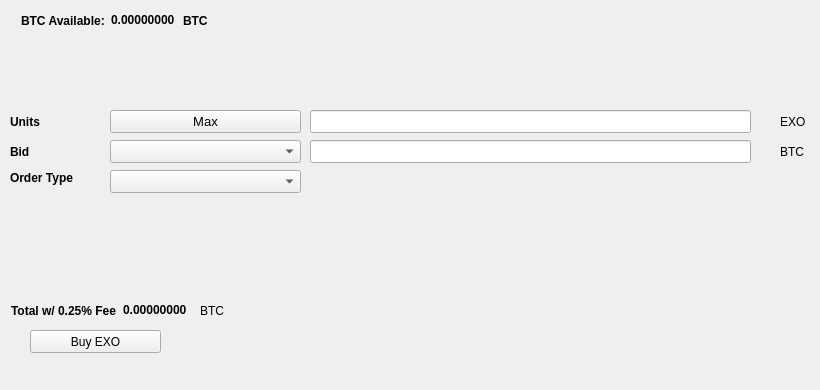
   <widget class="QWidget" name="BuyTab">
    <attribute name="title">
     <string>Buy</string>
    </attribute>
    <widget class="QPushButton" name="BuyEXO">
     <property name="geometry">
      <rect>
       <x>30</x>
       <y>330</y>
       <width>131</width>
       <height>23</height>
      </rect>
     </property>
     <property name="text">
      <string>Buy EXO</string>
     </property>
     <property name="icon">
      <iconset resource="../exio.qrc">
       <normaloff>:/icons/bitcoin</normaloff>:/icons/bitcoin</iconset>
     </property>
    </widget>
    <widget class="QLabel" name="label_3">
     <property name="geometry">
      <rect>
       <x>10</x>
       <y>110</y>
       <width>46</width>
       <height>23</height>
      </rect>
     </property>
     <property name="font">
      <font>
       <weight>75</weight>
       <bold>true</bold>
      </font>
     </property>
     <property name="text">
      <string>Units</string>
     </property>
    </widget>
    <widget class="QLineEdit" name="UnitsInput">
     <property name="geometry">
      <rect>
       <x>310</x>
       <y>110</y>
       <width>441</width>
       <height>23</height>
      </rect>
     </property>
     <property name="font">
      <font>
       <pointsize>9</pointsize>
       <weight>75</weight>
       <bold>true</bold>
      </font>
     </property>
    </widget>
    <widget class="QLineEdit" name="BuyBidPriceEdit">
     <property name="geometry">
      <rect>
       <x>310</x>
       <y>140</y>
       <width>441</width>
       <height>23</height>
      </rect>
     </property>
     <property name="font">
      <font>
       <pointsize>9</pointsize>
       <weight>75</weight>
       <bold>true</bold>
      </font>
     </property>
    </widget>
    <widget class="QLabel" name="label_4">
     <property name="geometry">
      <rect>
       <x>780</x>
       <y>110</y>
       <width>31</width>
       <height>23</height>
      </rect>
     </property>
     <property name="text">
      <string>EXO</string>
     </property>
    </widget>
    <widget class="QLabel" name="label_5">
     <property name="geometry">
      <rect>
       <x>780</x>
       <y>140</y>
       <width>31</width>
       <height>23</height>
      </rect>
     </property>
     <property name="text">
      <string>BTC</string>
     </property>
    </widget>
    <widget class="QLabel" name="label_6">
     <property name="geometry">
      <rect>
       <x>10</x>
       <y>140</y>
       <width>46</width>
       <height>23</height>
      </rect>
     </property>
     <property name="font">
      <font>
       <weight>75</weight>
       <bold>true</bold>
      </font>
     </property>
     <property name="text">
      <string>Bid</string>
     </property>
    </widget>
    <widget class="QLabel" name="label_7">
     <property name="geometry">
      <rect>
       <x>10</x>
       <y>170</y>
       <width>91</width>
       <height>16</height>
      </rect>
     </property>
     <property name="font">
      <font>
       <weight>75</weight>
       <bold>true</bold>
      </font>
     </property>
     <property name="text">
      <string>Order Type</string>
     </property>
    </widget>
    <widget class="QPushButton" name="Buy_Max_Amount">
     <property name="geometry">
      <rect>
       <x>110</x>
       <y>110</y>
       <width>191</width>
       <height>23</height>
      </rect>
     </property>
     <property name="font">
      <font>
       <pointsize>10</pointsize>
      </font>
     </property>
     <property name="text">
      <string>Max</string>
     </property>
    </widget>
    <widget class="QComboBox" name="BuyBidcomboBox">
     <property name="geometry">
      <rect>
       <x>110</x>
       <y>140</y>
       <width>191</width>
       <height>23</height>
      </rect>
     </property>
     <property name="font">
      <font>
       <pointsize>10</pointsize>
      </font>
     </property>
    </widget>
    <widget class="QComboBox" name="buyOrdertypeCombo">
     <property name="geometry">
      <rect>
       <x>110</x>
       <y>170</y>
       <width>191</width>
       <height>23</height>
      </rect>
     </property>
     <property name="font">
      <font>
       <pointsize>10</pointsize>
      </font>
     </property>
    </widget>
    <widget class="QWidget" name="layoutWidget1">
     <property name="geometry">
      <rect>
       <x>21</x>
       <y>11</y>
       <width>227</width>
       <height>19</height>
      </rect>
     </property>
     <layout class="QHBoxLayout" name="horizontalLayout_3">
      <item>
       <widget class="QLabel" name="label232">
        <property name="font">
         <font>
          <weight>75</weight>
          <bold>true</bold>
         </font>
        </property>
        <property name="text">
         <string>BTC Available:</string>
        </property>
       </widget>
      </item>
      <item>
       <widget class="QLabel" name="BtcAvailableLbl">
        <property name="palette">
         <palette>
          <active>
           <colorrole role="WindowText">
            <brush brushstyle="SolidPattern">
             <color alpha="255">
              <red>0</red>
              <green>0</green>
              <blue>0</blue>
             </color>
            </brush>
           </colorrole>
           <colorrole role="Button">
            <brush brushstyle="SolidPattern">
             <color alpha="255">
              <red>0</red>
              <green>170</green>
              <blue>0</blue>
             </color>
            </brush>
           </colorrole>
           <colorrole role="Light">
            <brush brushstyle="SolidPattern">
             <color alpha="255">
              <red>0</red>
              <green>255</green>
              <blue>0</blue>
             </color>
            </brush>
           </colorrole>
           <colorrole role="Midlight">
            <brush brushstyle="SolidPattern">
             <color alpha="255">
              <red>0</red>
              <green>212</green>
              <blue>0</blue>
             </color>
            </brush>
           </colorrole>
           <colorrole role="Dark">
            <brush brushstyle="SolidPattern">
             <color alpha="255">
              <red>0</red>
              <green>85</green>
              <blue>0</blue>
             </color>
            </brush>
           </colorrole>
           <colorrole role="Mid">
            <brush brushstyle="SolidPattern">
             <color alpha="255">
              <red>0</red>
              <green>113</green>
              <blue>0</blue>
             </color>
            </brush>
           </colorrole>
           <colorrole role="Text">
            <brush brushstyle="SolidPattern">
             <color alpha="255">
              <red>0</red>
              <green>170</green>
              <blue>0</blue>
             </color>
            </brush>
           </colorrole>
           <colorrole role="BrightText">
            <brush brushstyle="SolidPattern">
             <color alpha="255">
              <red>255</red>
              <green>255</green>
              <blue>255</blue>
             </color>
            </brush>
           </colorrole>
           <colorrole role="ButtonText">
            <brush brushstyle="SolidPattern">
             <color alpha="255">
              <red>0</red>
              <green>0</green>
              <blue>0</blue>
             </color>
            </brush>
           </colorrole>
           <colorrole role="Base">
            <brush brushstyle="SolidPattern">
             <color alpha="255">
              <red>255</red>
              <green>255</green>
              <blue>255</blue>
             </color>
            </brush>
           </colorrole>
           <colorrole role="Window">
            <brush brushstyle="SolidPattern">
             <color alpha="255">
              <red>0</red>
              <green>170</green>
              <blue>0</blue>
             </color>
            </brush>
           </colorrole>
           <colorrole role="Shadow">
            <brush brushstyle="SolidPattern">
             <color alpha="255">
              <red>0</red>
              <green>0</green>
              <blue>0</blue>
             </color>
            </brush>
           </colorrole>
           <colorrole role="AlternateBase">
            <brush brushstyle="SolidPattern">
             <color alpha="255">
              <red>127</red>
              <green>212</green>
              <blue>127</blue>
             </color>
            </brush>
           </colorrole>
           <colorrole role="ToolTipBase">
            <brush brushstyle="SolidPattern">
             <color alpha="255">
              <red>255</red>
              <green>255</green>
              <blue>220</blue>
             </color>
            </brush>
           </colorrole>
           <colorrole role="ToolTipText">
            <brush brushstyle="SolidPattern">
             <color alpha="255">
              <red>0</red>
              <green>0</green>
              <blue>0</blue>
             </color>
            </brush>
           </colorrole>
          </active>
          <inactive>
           <colorrole role="WindowText">
            <brush brushstyle="SolidPattern">
             <color alpha="255">
              <red>0</red>
              <green>0</green>
              <blue>0</blue>
             </color>
            </brush>
           </colorrole>
           <colorrole role="Button">
            <brush brushstyle="SolidPattern">
             <color alpha="255">
              <red>0</red>
              <green>170</green>
              <blue>0</blue>
             </color>
            </brush>
           </colorrole>
           <colorrole role="Light">
            <brush brushstyle="SolidPattern">
             <color alpha="255">
              <red>0</red>
              <green>255</green>
              <blue>0</blue>
             </color>
            </brush>
           </colorrole>
           <colorrole role="Midlight">
            <brush brushstyle="SolidPattern">
             <color alpha="255">
              <red>0</red>
              <green>212</green>
              <blue>0</blue>
             </color>
            </brush>
           </colorrole>
           <colorrole role="Dark">
            <brush brushstyle="SolidPattern">
             <color alpha="255">
              <red>0</red>
              <green>85</green>
              <blue>0</blue>
             </color>
            </brush>
           </colorrole>
           <colorrole role="Mid">
            <brush brushstyle="SolidPattern">
             <color alpha="255">
              <red>0</red>
              <green>113</green>
              <blue>0</blue>
             </color>
            </brush>
           </colorrole>
           <colorrole role="Text">
            <brush brushstyle="SolidPattern">
             <color alpha="255">
              <red>0</red>
              <green>170</green>
              <blue>0</blue>
             </color>
            </brush>
           </colorrole>
           <colorrole role="BrightText">
            <brush brushstyle="SolidPattern">
             <color alpha="255">
              <red>255</red>
              <green>255</green>
              <blue>255</blue>
             </color>
            </brush>
           </colorrole>
           <colorrole role="ButtonText">
            <brush brushstyle="SolidPattern">
             <color alpha="255">
              <red>0</red>
              <green>0</green>
              <blue>0</blue>
             </color>
            </brush>
           </colorrole>
           <colorrole role="Base">
            <brush brushstyle="SolidPattern">
             <color alpha="255">
              <red>255</red>
              <green>255</green>
              <blue>255</blue>
             </color>
            </brush>
           </colorrole>
           <colorrole role="Window">
            <brush brushstyle="SolidPattern">
             <color alpha="255">
              <red>0</red>
              <green>170</green>
              <blue>0</blue>
             </color>
            </brush>
           </colorrole>
           <colorrole role="Shadow">
            <brush brushstyle="SolidPattern">
             <color alpha="255">
              <red>0</red>
              <green>0</green>
              <blue>0</blue>
             </color>
            </brush>
           </colorrole>
           <colorrole role="AlternateBase">
            <brush brushstyle="SolidPattern">
             <color alpha="255">
              <red>127</red>
              <green>212</green>
              <blue>127</blue>
             </color>
            </brush>
           </colorrole>
           <colorrole role="ToolTipBase">
            <brush brushstyle="SolidPattern">
             <color alpha="255">
              <red>255</red>
              <green>255</green>
              <blue>220</blue>
             </color>
            </brush>
           </colorrole>
           <colorrole role="ToolTipText">
            <brush brushstyle="SolidPattern">
             <color alpha="255">
              <red>0</red>
              <green>0</green>
              <blue>0</blue>
             </color>
            </brush>
           </colorrole>
          </inactive>
          <disabled>
           <colorrole role="WindowText">
            <brush brushstyle="SolidPattern">
             <color alpha="255">
              <red>0</red>
              <green>85</green>
              <blue>0</blue>
             </color>
            </brush>
           </colorrole>
           <colorrole role="Button">
            <brush brushstyle="SolidPattern">
             <color alpha="255">
              <red>0</red>
              <green>170</green>
              <blue>0</blue>
             </color>
            </brush>
           </colorrole>
           <colorrole role="Light">
            <brush brushstyle="SolidPattern">
             <color alpha="255">
              <red>0</red>
              <green>255</green>
              <blue>0</blue>
             </color>
            </brush>
           </colorrole>
           <colorrole role="Midlight">
            <brush brushstyle="SolidPattern">
             <color alpha="255">
              <red>0</red>
              <green>212</green>
              <blue>0</blue>
             </color>
            </brush>
           </colorrole>
           <colorrole role="Dark">
            <brush brushstyle="SolidPattern">
             <color alpha="255">
              <red>0</red>
              <green>85</green>
              <blue>0</blue>
             </color>
            </brush>
           </colorrole>
           <colorrole role="Mid">
            <brush brushstyle="SolidPattern">
             <color alpha="255">
              <red>0</red>
              <green>113</green>
              <blue>0</blue>
             </color>
            </brush>
           </colorrole>
           <colorrole role="Text">
            <brush brushstyle="SolidPattern">
             <color alpha="255">
              <red>0</red>
              <green>85</green>
              <blue>0</blue>
             </color>
            </brush>
           </colorrole>
           <colorrole role="BrightText">
            <brush brushstyle="SolidPattern">
             <color alpha="255">
              <red>255</red>
              <green>255</green>
              <blue>255</blue>
             </color>
            </brush>
           </colorrole>
           <colorrole role="ButtonText">
            <brush brushstyle="SolidPattern">
             <color alpha="255">
              <red>0</red>
              <green>85</green>
              <blue>0</blue>
             </color>
            </brush>
           </colorrole>
           <colorrole role="Base">
            <brush brushstyle="SolidPattern">
             <color alpha="255">
              <red>0</red>
              <green>170</green>
              <blue>0</blue>
             </color>
            </brush>
           </colorrole>
           <colorrole role="Window">
            <brush brushstyle="SolidPattern">
             <color alpha="255">
              <red>0</red>
              <green>170</green>
              <blue>0</blue>
             </color>
            </brush>
           </colorrole>
           <colorrole role="Shadow">
            <brush brushstyle="SolidPattern">
             <color alpha="255">
              <red>0</red>
              <green>0</green>
              <blue>0</blue>
             </color>
            </brush>
           </colorrole>
           <colorrole role="AlternateBase">
            <brush brushstyle="SolidPattern">
             <color alpha="255">
              <red>0</red>
              <green>170</green>
              <blue>0</blue>
             </color>
            </brush>
           </colorrole>
           <colorrole role="ToolTipBase">
            <brush brushstyle="SolidPattern">
             <color alpha="255">
              <red>255</red>
              <green>255</green>
              <blue>220</blue>
             </color>
            </brush>
           </colorrole>
           <colorrole role="ToolTipText">
            <brush brushstyle="SolidPattern">
             <color alpha="255">
              <red>0</red>
              <green>0</green>
              <blue>0</blue>
             </color>
            </brush>
           </colorrole>
          </disabled>
         </palette>
        </property>
        <property name="font">
         <font>
          <weight>75</weight>
          <bold>true</bold>
         </font>
        </property>
        <property name="text">
         <string>0.00000000</string>
        </property>
        <property name="textInteractionFlags">
         <set>Qt::LinksAccessibleByMouse|Qt::TextSelectableByKeyboard|Qt::TextSelectableByMouse</set>
        </property>
       </widget>
      </item>
      <item>
       <widget class="QLabel" name="BtcAvailableLbl_2">
        <property name="font">
         <font>
          <weight>75</weight>
          <bold>true</bold>
         </font>
        </property>
        <property name="text">
         <string>BTC</string>
        </property>
       </widget>
      </item>
     </layout>
    </widget>
    <widget class="QWidget" name="layoutWidge2">
     <property name="geometry">
      <rect>
       <x>11</x>
       <y>301</y>
       <width>259</width>
       <height>19</height>
      </rect>
     </property>
     <layout class="QHBoxLayout" name="horizontalLayout_4">
      <item>
       <widget class="QLabel" name="label_9">
        <property name="font">
         <font>
          <weight>75</weight>
          <bold>true</bold>
         </font>
        </property>
        <property name="text">
         <string>Total w/ 0.25% Fee</string>
        </property>
       </widget>
      </item>
      <item>
       <widget class="QLabel" name="BuyCostLabel">
        <property name="palette">
         <palette>
          <active>
           <colorrole role="WindowText">
            <brush brushstyle="SolidPattern">
             <color alpha="255">
              <red>0</red>
              <green>0</green>
              <blue>0</blue>
             </color>
            </brush>
           </colorrole>
           <colorrole role="Button">
            <brush brushstyle="SolidPattern">
             <color alpha="255">
              <red>0</red>
              <green>170</green>
              <blue>0</blue>
             </color>
            </brush>
           </colorrole>
           <colorrole role="Light">
            <brush brushstyle="SolidPattern">
             <color alpha="255">
              <red>0</red>
              <green>255</green>
              <blue>0</blue>
             </color>
            </brush>
           </colorrole>
           <colorrole role="Midlight">
            <brush brushstyle="SolidPattern">
             <color alpha="255">
              <red>0</red>
              <green>212</green>
              <blue>0</blue>
             </color>
            </brush>
           </colorrole>
           <colorrole role="Dark">
            <brush brushstyle="SolidPattern">
             <color alpha="255">
              <red>0</red>
              <green>85</green>
              <blue>0</blue>
             </color>
            </brush>
           </colorrole>
           <colorrole role="Mid">
            <brush brushstyle="SolidPattern">
             <color alpha="255">
              <red>0</red>
              <green>113</green>
              <blue>0</blue>
             </color>
            </brush>
           </colorrole>
           <colorrole role="Text">
            <brush brushstyle="SolidPattern">
             <color alpha="255">
              <red>0</red>
              <green>170</green>
              <blue>0</blue>
             </color>
            </brush>
           </colorrole>
           <colorrole role="BrightText">
            <brush brushstyle="SolidPattern">
             <color alpha="255">
              <red>255</red>
              <green>255</green>
              <blue>255</blue>
             </color>
            </brush>
           </colorrole>
           <colorrole role="ButtonText">
            <brush brushstyle="SolidPattern">
             <color alpha="255">
              <red>0</red>
              <green>0</green>
              <blue>0</blue>
             </color>
            </brush>
           </colorrole>
           <colorrole role="Base">
            <brush brushstyle="SolidPattern">
             <color alpha="255">
              <red>255</red>
              <green>255</green>
              <blue>255</blue>
             </color>
            </brush>
           </colorrole>
           <colorrole role="Window">
            <brush brushstyle="SolidPattern">
             <color alpha="255">
              <red>0</red>
              <green>170</green>
              <blue>0</blue>
             </color>
            </brush>
           </colorrole>
           <colorrole role="Shadow">
            <brush brushstyle="SolidPattern">
             <color alpha="255">
              <red>0</red>
              <green>0</green>
              <blue>0</blue>
             </color>
            </brush>
           </colorrole>
           <colorrole role="AlternateBase">
            <brush brushstyle="SolidPattern">
             <color alpha="255">
              <red>127</red>
              <green>212</green>
              <blue>127</blue>
             </color>
            </brush>
           </colorrole>
           <colorrole role="ToolTipBase">
            <brush brushstyle="SolidPattern">
             <color alpha="255">
              <red>255</red>
              <green>255</green>
              <blue>220</blue>
             </color>
            </brush>
           </colorrole>
           <colorrole role="ToolTipText">
            <brush brushstyle="SolidPattern">
             <color alpha="255">
              <red>0</red>
              <green>0</green>
              <blue>0</blue>
             </color>
            </brush>
           </colorrole>
          </active>
          <inactive>
           <colorrole role="WindowText">
            <brush brushstyle="SolidPattern">
             <color alpha="255">
              <red>0</red>
              <green>0</green>
              <blue>0</blue>
             </color>
            </brush>
           </colorrole>
           <colorrole role="Button">
            <brush brushstyle="SolidPattern">
             <color alpha="255">
              <red>0</red>
              <green>170</green>
              <blue>0</blue>
             </color>
            </brush>
           </colorrole>
           <colorrole role="Light">
            <brush brushstyle="SolidPattern">
             <color alpha="255">
              <red>0</red>
              <green>255</green>
              <blue>0</blue>
             </color>
            </brush>
           </colorrole>
           <colorrole role="Midlight">
            <brush brushstyle="SolidPattern">
             <color alpha="255">
              <red>0</red>
              <green>212</green>
              <blue>0</blue>
             </color>
            </brush>
           </colorrole>
           <colorrole role="Dark">
            <brush brushstyle="SolidPattern">
             <color alpha="255">
              <red>0</red>
              <green>85</green>
              <blue>0</blue>
             </color>
            </brush>
           </colorrole>
           <colorrole role="Mid">
            <brush brushstyle="SolidPattern">
             <color alpha="255">
              <red>0</red>
              <green>113</green>
              <blue>0</blue>
             </color>
            </brush>
           </colorrole>
           <colorrole role="Text">
            <brush brushstyle="SolidPattern">
             <color alpha="255">
              <red>0</red>
              <green>170</green>
              <blue>0</blue>
             </color>
            </brush>
           </colorrole>
           <colorrole role="BrightText">
            <brush brushstyle="SolidPattern">
             <color alpha="255">
              <red>255</red>
              <green>255</green>
              <blue>255</blue>
             </color>
            </brush>
           </colorrole>
           <colorrole role="ButtonText">
            <brush brushstyle="SolidPattern">
             <color alpha="255">
              <red>0</red>
              <green>0</green>
              <blue>0</blue>
             </color>
            </brush>
           </colorrole>
           <colorrole role="Base">
            <brush brushstyle="SolidPattern">
             <color alpha="255">
              <red>255</red>
              <green>255</green>
              <blue>255</blue>
             </color>
            </brush>
           </colorrole>
           <colorrole role="Window">
            <brush brushstyle="SolidPattern">
             <color alpha="255">
              <red>0</red>
              <green>170</green>
              <blue>0</blue>
             </color>
            </brush>
           </colorrole>
           <colorrole role="Shadow">
            <brush brushstyle="SolidPattern">
             <color alpha="255">
              <red>0</red>
              <green>0</green>
              <blue>0</blue>
             </color>
            </brush>
           </colorrole>
           <colorrole role="AlternateBase">
            <brush brushstyle="SolidPattern">
             <color alpha="255">
              <red>127</red>
              <green>212</green>
              <blue>127</blue>
             </color>
            </brush>
           </colorrole>
           <colorrole role="ToolTipBase">
            <brush brushstyle="SolidPattern">
             <color alpha="255">
              <red>255</red>
              <green>255</green>
              <blue>220</blue>
             </color>
            </brush>
           </colorrole>
           <colorrole role="ToolTipText">
            <brush brushstyle="SolidPattern">
             <color alpha="255">
              <red>0</red>
              <green>0</green>
              <blue>0</blue>
             </color>
            </brush>
           </colorrole>
          </inactive>
          <disabled>
           <colorrole role="WindowText">
            <brush brushstyle="SolidPattern">
             <color alpha="255">
              <red>0</red>
              <green>85</green>
              <blue>0</blue>
             </color>
            </brush>
           </colorrole>
           <colorrole role="Button">
            <brush brushstyle="SolidPattern">
             <color alpha="255">
              <red>0</red>
              <green>170</green>
              <blue>0</blue>
             </color>
            </brush>
           </colorrole>
           <colorrole role="Light">
            <brush brushstyle="SolidPattern">
             <color alpha="255">
              <red>0</red>
              <green>255</green>
              <blue>0</blue>
             </color>
            </brush>
           </colorrole>
           <colorrole role="Midlight">
            <brush brushstyle="SolidPattern">
             <color alpha="255">
              <red>0</red>
              <green>212</green>
              <blue>0</blue>
             </color>
            </brush>
           </colorrole>
           <colorrole role="Dark">
            <brush brushstyle="SolidPattern">
             <color alpha="255">
              <red>0</red>
              <green>85</green>
              <blue>0</blue>
             </color>
            </brush>
           </colorrole>
           <colorrole role="Mid">
            <brush brushstyle="SolidPattern">
             <color alpha="255">
              <red>0</red>
              <green>113</green>
              <blue>0</blue>
             </color>
            </brush>
           </colorrole>
           <colorrole role="Text">
            <brush brushstyle="SolidPattern">
             <color alpha="255">
              <red>0</red>
              <green>85</green>
              <blue>0</blue>
             </color>
            </brush>
           </colorrole>
           <colorrole role="BrightText">
            <brush brushstyle="SolidPattern">
             <color alpha="255">
              <red>255</red>
              <green>255</green>
              <blue>255</blue>
             </color>
            </brush>
           </colorrole>
           <colorrole role="ButtonText">
            <brush brushstyle="SolidPattern">
             <color alpha="255">
              <red>0</red>
              <green>85</green>
              <blue>0</blue>
             </color>
            </brush>
           </colorrole>
           <colorrole role="Base">
            <brush brushstyle="SolidPattern">
             <color alpha="255">
              <red>0</red>
              <green>170</green>
              <blue>0</blue>
             </color>
            </brush>
           </colorrole>
           <colorrole role="Window">
            <brush brushstyle="SolidPattern">
             <color alpha="255">
              <red>0</red>
              <green>170</green>
              <blue>0</blue>
             </color>
            </brush>
           </colorrole>
           <colorrole role="Shadow">
            <brush brushstyle="SolidPattern">
             <color alpha="255">
              <red>0</red>
              <green>0</green>
              <blue>0</blue>
             </color>
            </brush>
           </colorrole>
           <colorrole role="AlternateBase">
            <brush brushstyle="SolidPattern">
             <color alpha="255">
              <red>0</red>
              <green>170</green>
              <blue>0</blue>
             </color>
            </brush>
           </colorrole>
           <colorrole role="ToolTipBase">
            <brush brushstyle="SolidPattern">
             <color alpha="255">
              <red>255</red>
              <green>255</green>
              <blue>220</blue>
             </color>
            </brush>
           </colorrole>
           <colorrole role="ToolTipText">
            <brush brushstyle="SolidPattern">
             <color alpha="255">
              <red>0</red>
              <green>0</green>
              <blue>0</blue>
             </color>
            </brush>
           </colorrole>
          </disabled>
         </palette>
        </property>
        <property name="font">
         <font>
          <weight>75</weight>
          <bold>true</bold>
         </font>
        </property>
        <property name="autoFillBackground">
         <bool>false</bool>
        </property>
        <property name="text">
         <string>0.00000000</string>
        </property>
        <property name="textInteractionFlags">
         <set>Qt::LinksAccessibleByMouse|Qt::TextSelectableByMouse</set>
        </property>
       </widget>
      </item>
      <item>
       <widget class="QLabel" name="label_10">
        <property name="font">
         <font>
          <weight>50</weight>
          <bold>false</bold>
         </font>
        </property>
        <property name="text">
         <string>BTC</string>
        </property>
       </widget>
      </item>
     </layout>
    </widget>
    <widget class="QLabel" name="label_24">
     <property name="geometry">
      <rect>
       <x>460</x>
       <y>300</y>
       <width>281</width>
       <height>81</height>
      </rect>
     </property>
     <property name="text">
      <string/>
     </property>
     <property name="pixmap">
      <pixmap>:/images/bittrex</pixmap>
     </property>
    </widget>
   </widget>
